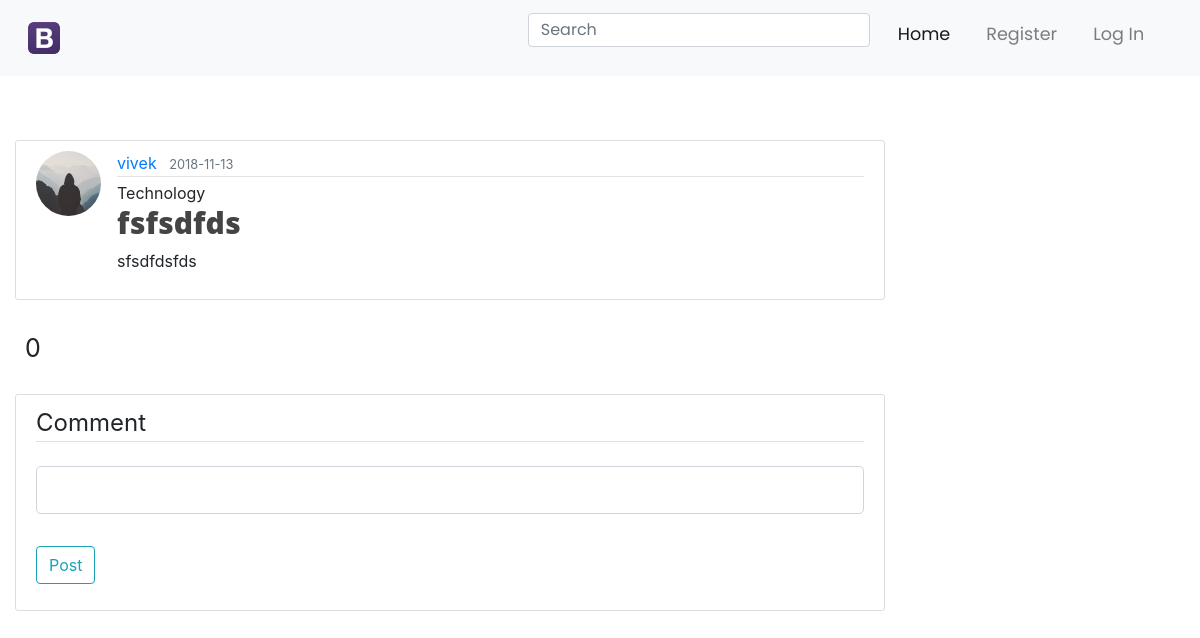
/post/1, run on an earlier commit of the app's database.
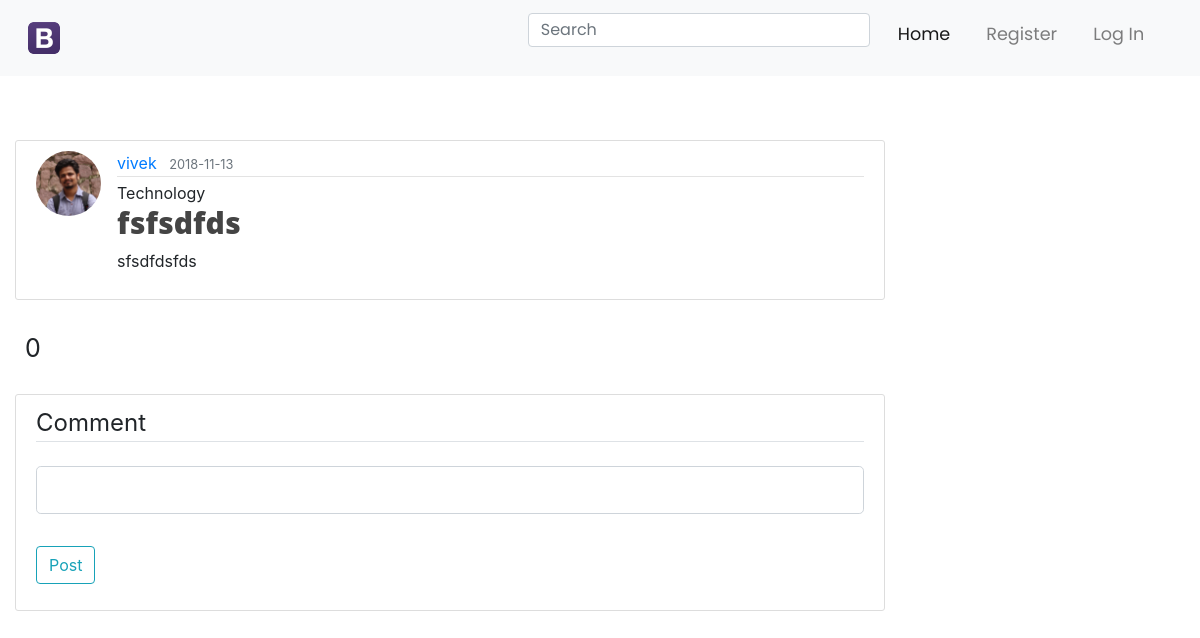
And on a later commit of the database.
### flaskblog/models.py (models this page shows, shortened)
class User(db.Model, UserMixin):
    id = db.Column(db.Integer, primary_key=True)
    username = db.Column(db.String(20), unique=True, nullable=False)
    email = db.Column(db.String(120), unique=True, nullable=False)
    image_file = db.Column(db.String(20), nullable=False, default='default.jpg')
    password = db.Column(db.String(60), nullable=False)
    posts = db.relationship('Post', backref='author', lazy=True)
    aboutme = db.Column(db.String(1000))
    user_comments = db.relationship('Comment', backref='commentor', lazy=True)
    liked = db.relationship('PostLike', foreign_keys='PostLike.user_id', backref='user', lazy='dynamic')

### flaskblog/routes.py (the view)
@app.route("/post/<int:post_id>")
def post(post_id):
    post = Post.query.get_or_404(post_id)
    print(post.user_id)
    print(post.published)
    print(current_user)
    print(post.theme)
    if not post.published:
        if not post.author == current_user:
            abort(403)
    comments = Comment.query.filter_by(post_id=post_id)
    form = AddCommentForm()
    if post.theme == 2:
        return render_template('post2.html', title=post.title, post=post, form=form, comments=comments)
    elif post.theme == 3:
        return render_template('post3.html', title=post.title, post=post, form=form, comments=comments)
    else:
        return render_template('post.html', title=post.title, post=post, form=form, comments=comments)

### flaskblog/forms.py
class AddCommentForm(FlaskForm):
    body = StringField('Body', validators=[DataRequired()])
    submit = SubmitField("Post")

### flaskblog/templates/post.html (shortened to what this page needs)
<link rel="stylesheet" type="text/css" href="{{ url_for('static', filename='post.css') }}">
{% extends "layout.html" %}
{% block content %}
        <article class="media content-section">
            <img class="rounded-circle article-img" src="{{ url_for('static', filename='profile_pics/' + post.author.image_file) }}">
            <div class="media-body">
                <div class="article-metadata">
                    <a class="mr-2" href="{{ url_for('user_posts', username=post.author.username) }}">{{ post.author.username }}</a>
                    <small class="text-muted">{{ post.date_posted.strftime('%Y-%m-%d') }}</small>
                </div>
                <div class="tag">{{ post.user_tag }}</div>
                <h2 class="article-title">{{ post.title }}</h2>
                    <div id="inside-blog">
                    {{ post.content|safe }}
                    </div>
            </div>
        </article>
        <div class="container row">
            <p style="font-size: 25px; padding: 10px ">{{ post.likes.count() }}</p>
        </div>
        <div class="content-section">
            <form method="POST" action="">
                <fieldset class="form-group">
                    <legend class="border-bottom mb-4">Comment</legend>
                    <div class="form-group" >
                        {% if form.body.errors %}
                            {{ form.body(class="form-control form-control-lg is-invalid") }}
                            <div class="invalid-feedback">
                                {% for error in form.body.errors %}
                                    <span>{{ error }}</span>
                                {% endfor %}
                            </div>
                        {% else %}
                            {{ form.body(class="form-control form-control-lg") }}
                        {% endif %}
                    </div>
                </fieldset>
                <div class="form-group">
                    {{ form.submit(class="btn btn-outline-info") }}
                </div>
            </form>
        </div>
{% endblock content %}

What changed in the data, as far as the page shows it:
changed User "vivek": image_file: picture added in place of a placeholder
